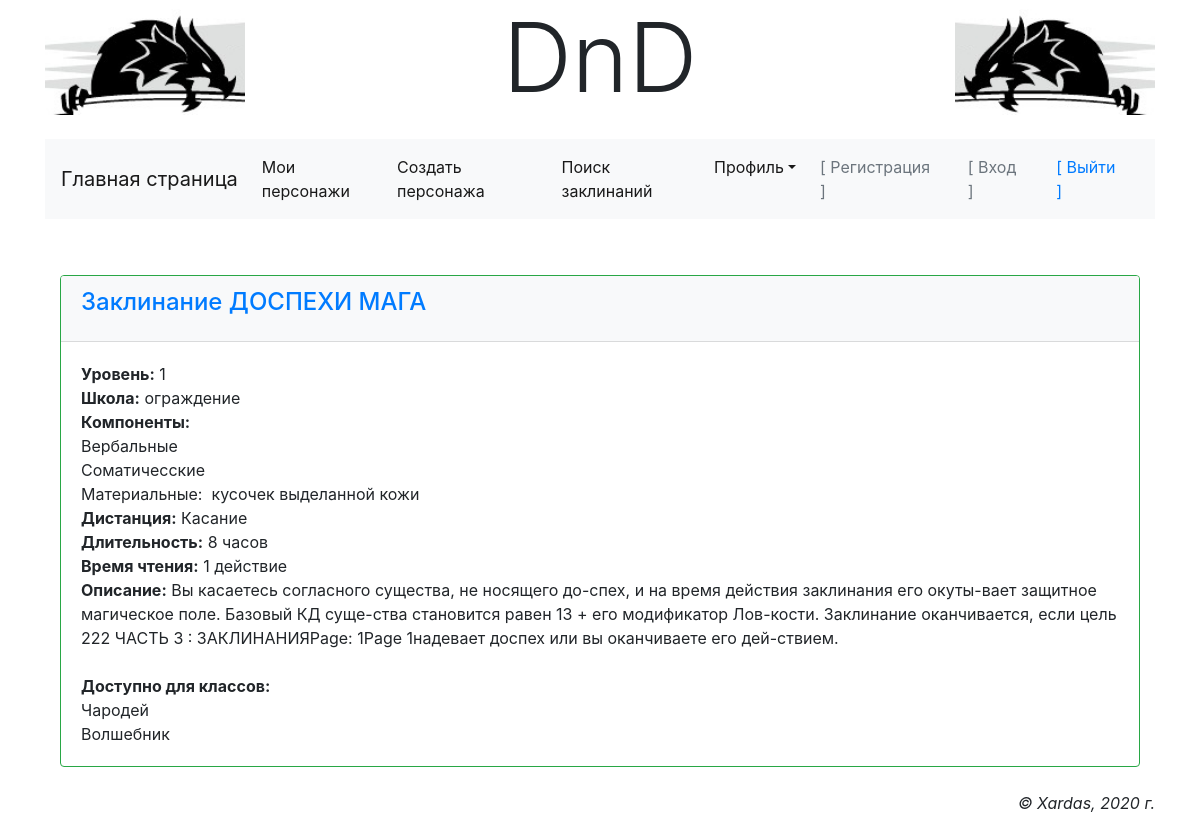
Page /accounts/profile/spell/60/ (signed in) on the earlier database version.
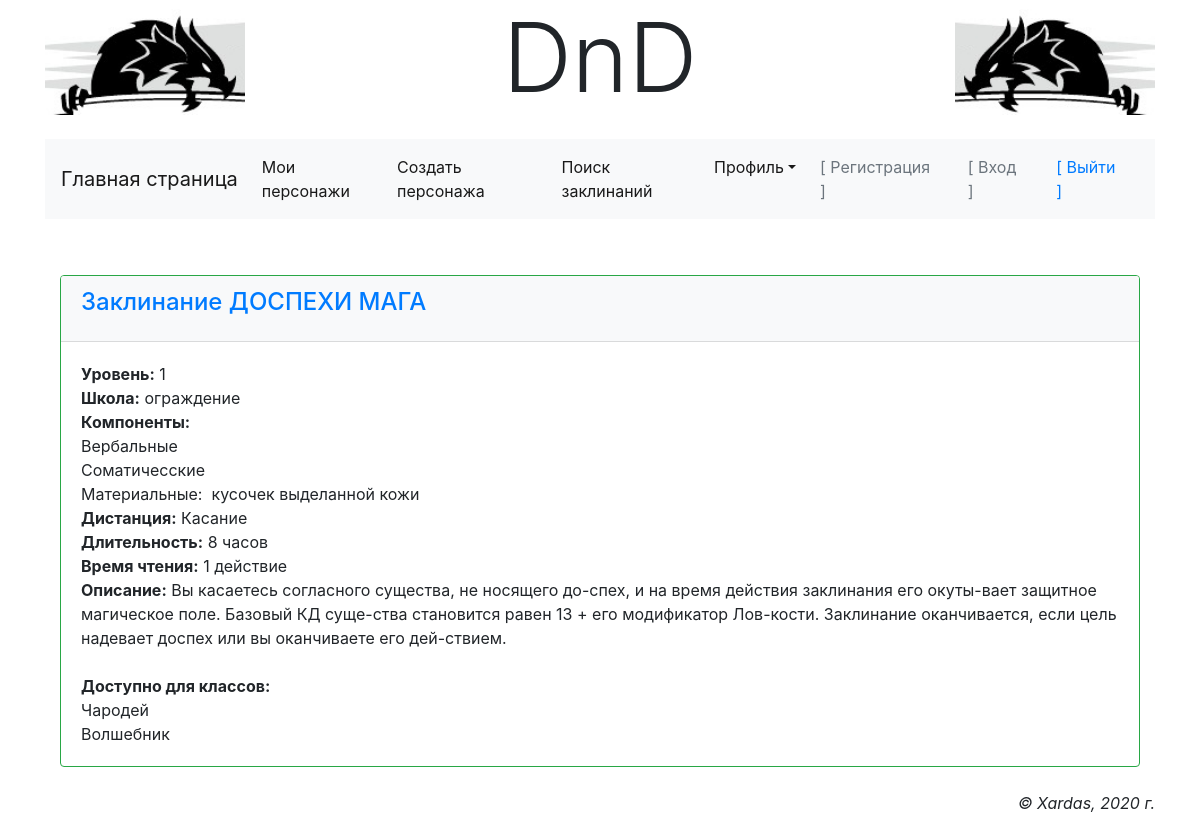
Same page on the later database version.
### main/models.py (models this page shows, shortened)
class Spell(models.Model):
    SPELL_SCHOOL_CHOICES = (
        (0, 'неизвестная'),
        (1, 'воплощение'),
        (2, 'очарование'),
        (3, 'ограждение'),
        (4, 'иллюзия'),
        (5, 'вызов'),
        (6, 'некромантия'),
        (7, 'преобразование'),
        (8, 'прорицание'),
    )
    name = models.CharField(db_index=True, unique=True, null=False, max_length=20, verbose_name='Название заклинания')
    level = models.IntegerField(verbose_name='Уровень заклинания')
    school = models.IntegerField(choices=SPELL_SCHOOL_CHOICES, default=0, verbose_name='Школа заклинания')
    comp_is_verbal = models.BooleanField(default=False, verbose_name='Вербальные требования')
    comp_is_somatic = models.BooleanField(default=False, verbose_name='Соматичесские требования')
    comp_is_material = models.BooleanField(default=False, verbose_name='Материальные компоненты')
    components = models.CharField(max_length=2048 * 64, verbose_name='Компоненты заклинания')
    distance = models.CharField(max_length=1024 * 64, verbose_name='Дистанция заклинания')
    duration = models.CharField(max_length=1024 * 64, verbose_name='Длительность заклинания')
    cast_time = models.CharField(max_length=1024 * 64, verbose_name='Время сотворения заклинания')
    is_concentrate = models.BooleanField(default=False, verbose_name='Концентрация')
    is_ritual = models.BooleanField(default=False, verbose_name='Ритуал')
    description = models.TextField(null=False, verbose_name='Описание заклинания')
    gold = models.IntegerField(null=True, verbose_name='Золото')
    spell_classes = models.ManyToManyField(CharClasses, verbose_name='Класс персонажа')
    spells = SpellManager()
    objects = models.Manager()
    class Meta:
        ordering = ['name']

class CharClasses(models.Model):
    CLASS_CHOICES = (
        ('Варвар', "Варвар"),
        ('Бард', "Бард"),
        ('Жрец', "Жрец"),
        ('Друид', "Друид"),
        ('Воин', "Воин"),
        ('Монах', "Монах"),
        ('Паладин', "Паладин"),
        ('Следопыт', "Следопыт"),
        ('Плут', "Плут"),
        ('Чародей', "Чародей"),
        ('Колдун', "Колдун"),
        ('Волшебник', "Волшебник"),
    )
    name = models.CharField(db_index=True, choices=CLASS_CHOICES, unique=True, null=False, max_length=20,
                            verbose_name='Имя класса персонажа')
    caption = models.CharField(null=True, max_length=24, verbose_name='Caption класса')
    description = models.CharField(null=True, max_length=1024 * 64, verbose_name='Описание класса')
    char_classes = ClassManager()
    objects = models.Manager()

### main/views.py (the view)
# urls.py: path('accounts/profile/spell/<int:spell_id>/', view_spell, name='view_spell'),
@login_required
def view_spell(request, spell_id):
    spell = get_object_or_404(Spell, id=spell_id)
    context = {'spell': spell}
    return render(request, 'main/view_spell.html', context)

### main/templates/main/view_spell.html (shortened to what this page needs)
{% extends "layout/basic.html" %}
{% block content %}
{% include 'main/spell_content.html' %}
{% endblock %}

### main/templates/layout/basic.html (shortened to what this page needs)
{% load static %}
<!DOCTYPE html>
<html>
    <head>
        <link rel="stylesheet" href="https://stackpath.bootstrapcdn.com/bootstrap/4.4.1/css/bootstrap.min.css">
        <link rel="stylesheet" type="text/css" href="{% static 'main/style.css' %}">
    </head>
    <body class="container-fluid">
    <div class="container">
        <header class="mb-4">
            <h1 class="display-1 text-center">DnD</h1>
        </header>
        {% include 'layout/menu.html' %}
        <section class="col py-2">
            {% block content %}
            {% endblock %}
        </section>
        <footer class="mt-3">
        <p class="text-right font-italic">&copy; Xardas, 2020 г.</p>
        </footer>
    </div>
    </body>
</html>

### main/templates/layout/menu.html (shortened to what this page needs)
<nav class="navbar navbar-expand-lg navbar-light bg-light">
          <a class="navbar-brand" href="{% url 'main:index' %}">Главная страница</a>
          <div class="collapse navbar-collapse" id="navbarSupportedContent">
              {% if user.is_authenticated %}
              <ul class="navbar-nav mr-auto">
                  <li class="nav-item active"><a class="nav-link" href="{% url 'main:profile' %}">Мои персонажи</a></li>
                  <li class="nav-item active"><a class="nav-link" href="{% url 'main:create_character' %}">Создать персонажа</a></li>
                  <li class="nav-item active"><a class="nav-link" href="{% url 'main:find_spells' %}">Поиск заклинаний</a></li>
                  <li class="nav-item dropdown active">
                        <a class="nav-link dropdown-toggle" data-toggle="dropdown"
                        href="#" role="button" aria-haspopup="true"
                        aria-expanded="false">Профиль</a>
                  </li>
              </ul>
              <a class="nav-link disabled" href="{% url 'main:register' %}">[ Регистрация ]</a>
              <a class="nav-link disabled" href="{% url 'main:login' %}">[ Вход ]</a>
              <a class="nav-link" href="{% url 'main:logout' %}">[ Выйти ]</a>
              {% else %}
              <a class="nav-link" href="{% url 'main:register' %}">[ Регистрация ]</a>
              <a class="nav-link" href="{% url 'main:login' %}">[ Вход ]</a>
              {% endif %}
          </div>
</nav>

### main/templates/main/spell_content.html (shortened to what this page needs)
<div class="card border-success mt-5">
            <div class="card-header bg-light">
                <h4 class="card-title"><a href="{% url 'main:view_spell' spell.id %}">Заклинание {{ spell.name }}</a></h4>
            </div>
            <div class="card-body">
                <b>Уровень:</b> {{ spell.level }} <br>
                <b>Школа:</b>  {{ spell.get_school_display }} <br>
                <b>Компоненты:</b><br>
                {% if spell.comp_is_verbal %}Вербальные<br>{% endif %}
                {% if spell.comp_is_somatic %}Соматичесские<br>{% endif %}
                {% if spell.comp_is_material %}Материальные:&nbsp
                {{ spell.components }}<br>
                {% endif %}
                <b>Дистанция:</b> {{ spell.distance }} <br>
                <b>Длительность:</b> {{ spell.duration }} <br>
                <b>Время чтения:</b> {{ spell.cast_time }} <br>
                <b>Описание:</b> {{ spell.description }} <br>
                <br><b>Доступно для классов:</b><br>
                {% for spc in spell.spell_classes.all %}
                    {{ spc.name }}<br>
                {% endfor %}
            </div>
</div>

### main/static/main/style.css (style rules this page uses)
header h1 { background: url("bg.jpg") left / auto 100% no-repeat, url("bgr.jpg") right / auto 100% no-repeat; }

Differences in the rows shown:
changed Spell "ДОСПЕХИ МАГА": description "…Заклинание оканчивается, если цель 222 ЧАСТЬ 3 : ЗАКЛИНАНИЯPage: 1Page 1надевает доспех или вы оканчиваете…" → "…Заклинание оканчивается, если цель надевает доспех или вы оканчиваете…"
